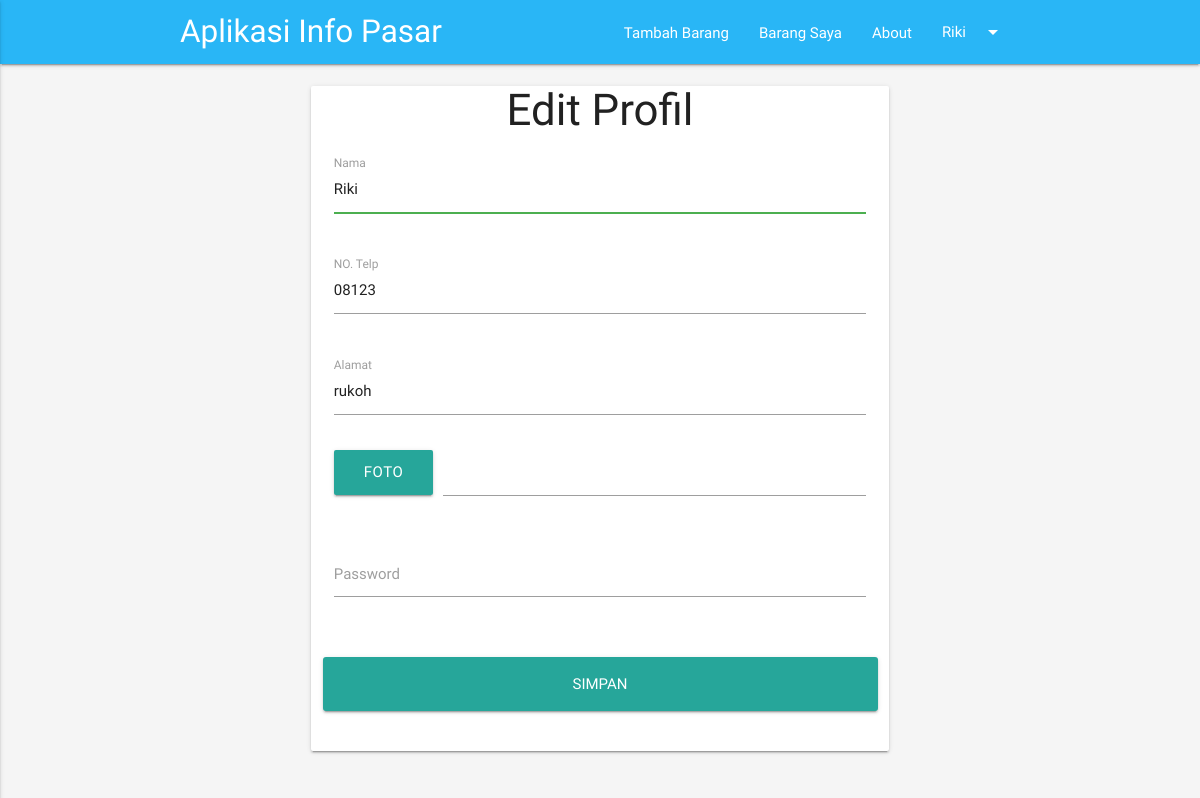
Page /edit.php (signed in) on the committed database.
### tables this page shows
CREATE TABLE `user` (
  `no_telp` varchar(15) NOT NULL,
  `nama` varchar(50) NOT NULL,
  `alamat` text NOT NULL,
  `foto` varchar(50) NOT NULL,
  `level` int(1) NOT NULL,
  `password` varchar(50) NOT NULL,
  `id_pasar` int(11) DEFAULT '0'
);

### edit.php (the view, shortened to what this page needs)
<!DOCTYPE html>
<html lang="en">
<head>
  <link href="fonts/icon.css" rel="stylesheet">
  <link href="css/materialize.css" type="text/css" rel="stylesheet" media="screen,projection"/>
  <link href="css/style.css" type="text/css" rel="stylesheet" media="screen,projection"/>
</head>
<body class="grey lighten-4">
  <?php
    include 'menu.php';
    $id = $_SESSION['no_telp'];
    $sql = "SELECT * FROM user where no_telp = $id";
    $result = $con->query($sql);
    $row = $result -> fetch_object();
  ?>
  <div class="row">
    <div class="col s12 m6 offset-m3">
      <div class="card">
        <diw class="row">
          <center><h3>Edit Profil</h3></center>
        </diw>
        <div class="row">
          <form class="col s12" method="post" action="edit.php" enctype="multipart/form-data">
            <div class="row">
              <div class="input-field col s12">
                <input type="text" class="validate" name="nama" autofocus value="<?= $row->nama ?>">
                <label >Nama</label>
              </div>
            </div>
            <div class="row">
              <div class="input-field col s12">
                <input type="text" class="validate" name="no_telp" value="<?= $row->no_telp ?>">
                <label >NO. Telp</label>
              </div>
            </div>
            <div class="row">
              <div class="input-field col s12">
                <input type="text" class="validate" name="alamat" value="<?= $row->alamat ?>">
                <label >Alamat</label>
              </div>
            <div class="row">
              <div class="file-field input-field col s12">
                <div class="btn">
                  <span>Foto</span>
                </div>
                <div class="file-path-wrapper">
                  <input class="file-path validate" type="text">
                </div>
              </div>
            </div>
            <div class="row">
              <div class="input-field col s12">
                <input type="password" class="validate" name="password" required>
                <label >Password</label>
              </div>
            </div>
            </div>
            <div class="row">
              <center>
                <div class='row'>
                  <input type='submit' class='col s12 btn btn-large waves-effect' name="tambah" value="Simpan">
                </div>
              </center>
            </div>
          </form>
        </div>
      </div>
    </div>
  </div>
</body>
</html>

### rows in the picture
user: nama "Riki", no_telp "08123", alamat "rukoh"

### other values in the picture
$_SESSION['nama'] "Riki"
